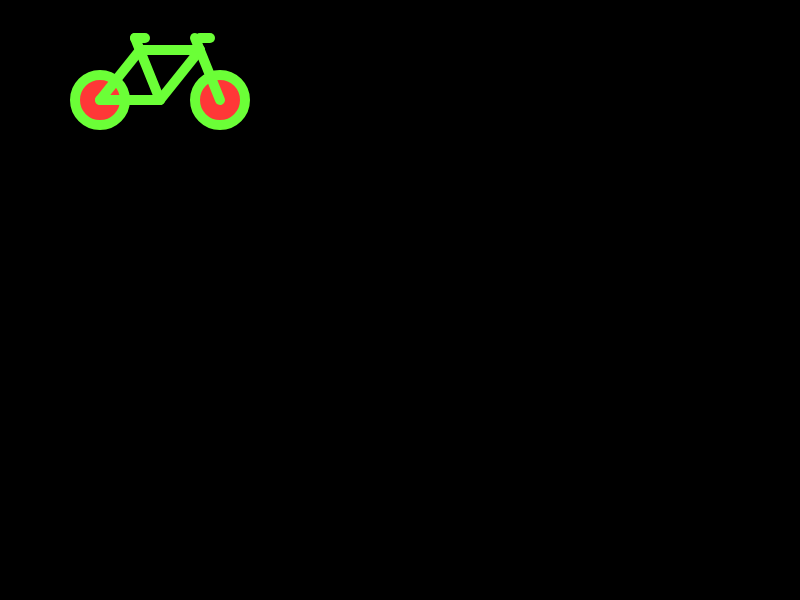
Frame 1 (no input)
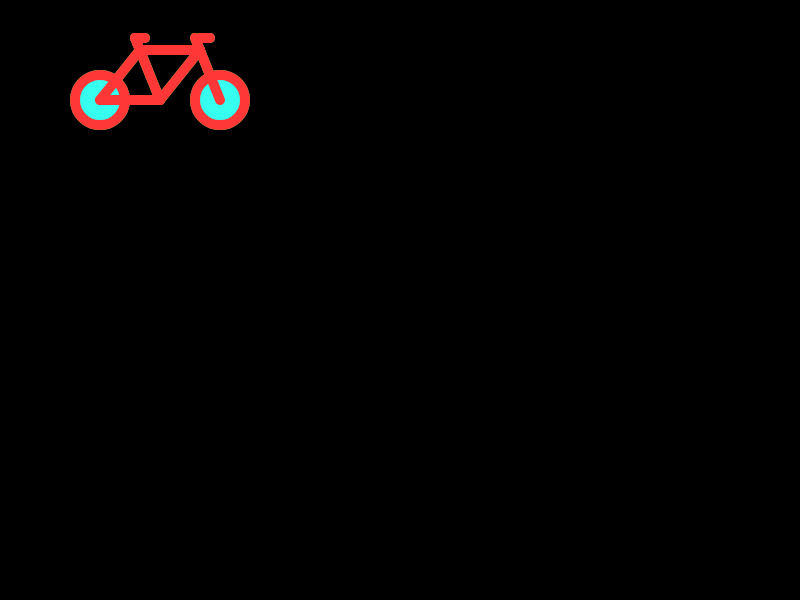
Frame 2 (the mouse pressed at the canvas centre, redrawn once)

The p5.js sketch that drew these frames (run headless with seeded random() and noise() and a simulated clock; the mouse was pressed at the canvas centre and the sketch redrawn once):

// p5.js sketch
// ── sketch.js
function setup() {
  createCanvas(displayWidth,displayHeight);
  // background(255, 128, 163);//pink
  background(0);//pink
  noLoop();
}

function draw() {
  
 
  
  var sat = 200;
  var bri = 255;
  var strokeweight = 10;

  
  //create random numbers - want to make this a 4loop next
  var hueChange1 = int(random(0, 360));
  var hueChange2 = int(random(0, 360));
  var hueChange3 = int(random(0, 360));
  
  
  colorMode(HSB, 255); //switch to HSB, but what is this 255?
  var c = color(hueChange1, sat, bri); //create 3 hue values
  var d = color(hueChange2, sat, bri);
  var e = color(hueChange3, sat, bri);


    print(hueChange1); 
  
  //bike varibles
  strokeWeight(strokeweight);
  var wheel1start = 0; //center of back wheel
  var wheeldist = 120;
  var wheelsize = 50;
  var top = wheel1start-wheelsize;
  var barlength = wheel1start+wheeldist/2;
  var seatwidth = 10;
  
  //bike 1
  push();
  translate(100,100);
  stroke(d);
  fill(c);
  ellipse(wheel1start,wheel1start,wheelsize,wheelsize);

  ellipse(wheeldist,0,wheelsize,wheelsize);
  line(wheel1start, wheel1start, barlength, wheel1start); //bottom
  line(wheel1start, wheel1start, wheel1start+wheeldist/3, top); //towards seat
  line(wheel1start+wheeldist/3, top, barlength+wheel1start+wheeldist/3, top); //top
  line(barlength, wheel1start, wheel1start+wheeldist/3-5, top-12); //pedal to seat
  line(barlength, wheel1start, barlength+wheel1start+wheeldist/3, top); //pedals to handles
  line(barlength+wheel1start+wheeldist/3-5, top-12, wheeldist, wheel1start); //front wheel to handles
  line(wheel1start+wheeldist/3-5, top-12, wheel1start+wheeldist/3-5+seatwidth, top-12);//seat
  line(barlength+wheel1start+wheeldist/3, top-12, barlength+wheel1start+wheeldist/3+seatwidth, top-12);//handles
  
  pop();
  
}
// ── Bikeclass.js
function setup(){


}

function draw(){
  
  var sat = 200;
  var bri = 255;
  var strokeweight = 10;

  
  //create random numbers - want to make this a 4loop next
  var hueChange1 = int(random(0, 360));
  var hueChange2 = int(random(0, 360));
  var hueChange3 = int(random(0, 360));
  
  
  colorMode(HSB, 255); //switch to HSB, but what is this 255?
  var c = color(hueChange1, sat, bri); //create 3 hue values
  var d = color(hueChange2, sat, bri);
  var e = color(hueChange3, sat, bri);


    print(hueChange1); 
  
  //bike varibles
  strokeWeight(strokeweight);
  var wheel1start = 0; //center of back wheel
  var wheeldist = 120;
  var wheelsize = 50;
  var top = wheel1start-wheelsize;
  var barlength = wheel1start+wheeldist/2;
  var seatwidth = 10;
  
  //bike 1
  // push();
  // translate(100,100);
  stroke(d);
  fill(c);
  ellipse(wheel1start,wheel1start,wheelsize,wheelsize);

  ellipse(wheeldist,0,wheelsize,wheelsize);
  line(wheel1start, wheel1start, barlength, wheel1start); //bottom
  line(wheel1start, wheel1start, wheel1start+wheeldist/3, top); //towards seat
  line(wheel1start+wheeldist/3, top, barlength+wheel1start+wheeldist/3, top); //top
  line(barlength, wheel1start, wheel1start+wheeldist/3-5, top-12); //pedal to seat
  line(barlength, wheel1start, barlength+wheel1start+wheeldist/3, top); //pedals to handles
  line(barlength+wheel1start+wheeldist/3-5, top-12, wheeldist, wheel1start); //front wheel to handles
  line(wheel1start+wheeldist/3-5, top-12, wheel1start+wheeldist/3-5+seatwidth, top-12);//seat
  line(barlength+wheel1start+wheeldist/3, top-12, barlength+wheel1start+wheeldist/3+seatwidth, top-12);//handles
  
  // pop();
  
}
